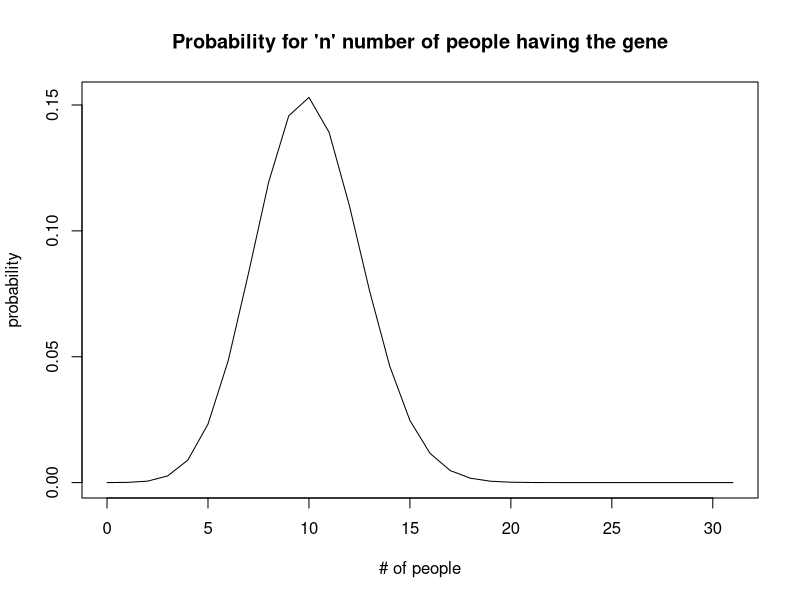
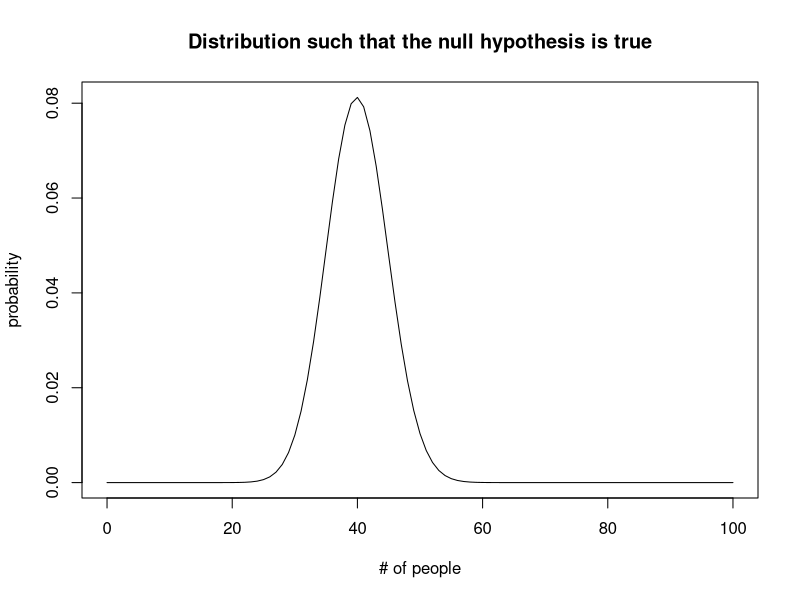
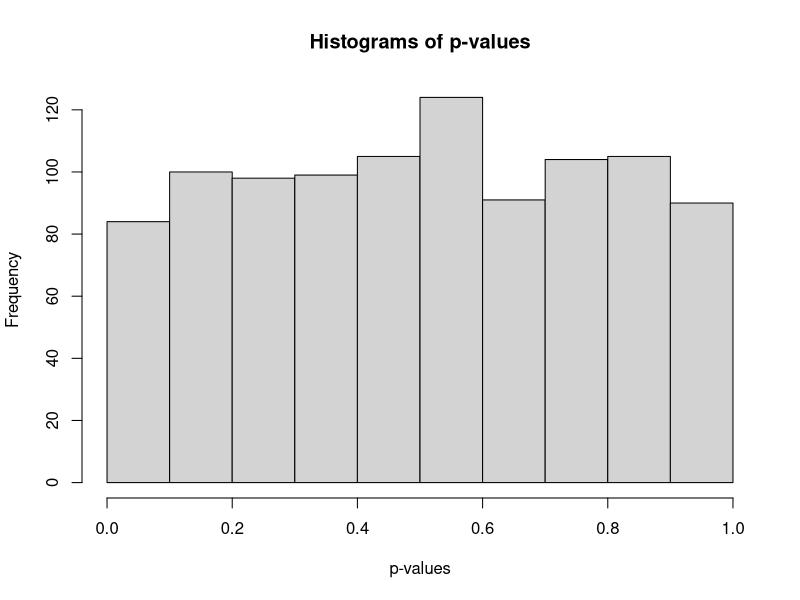
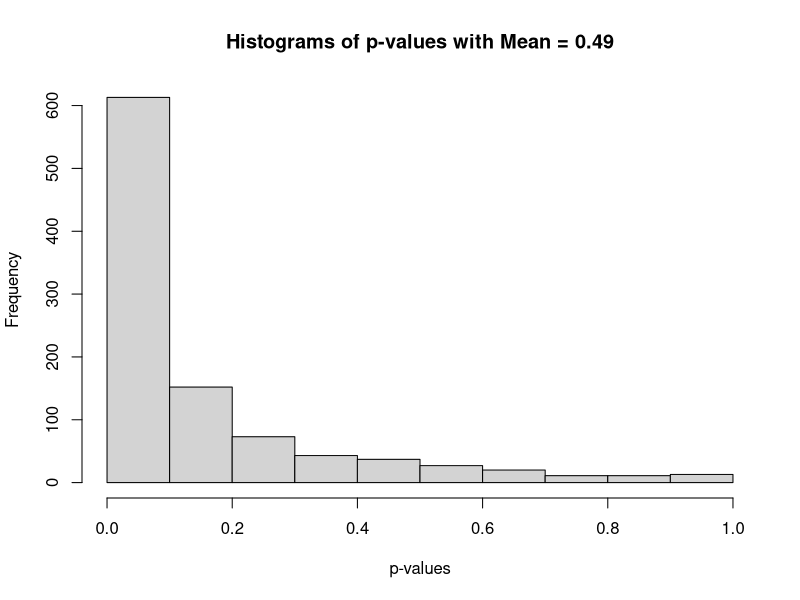
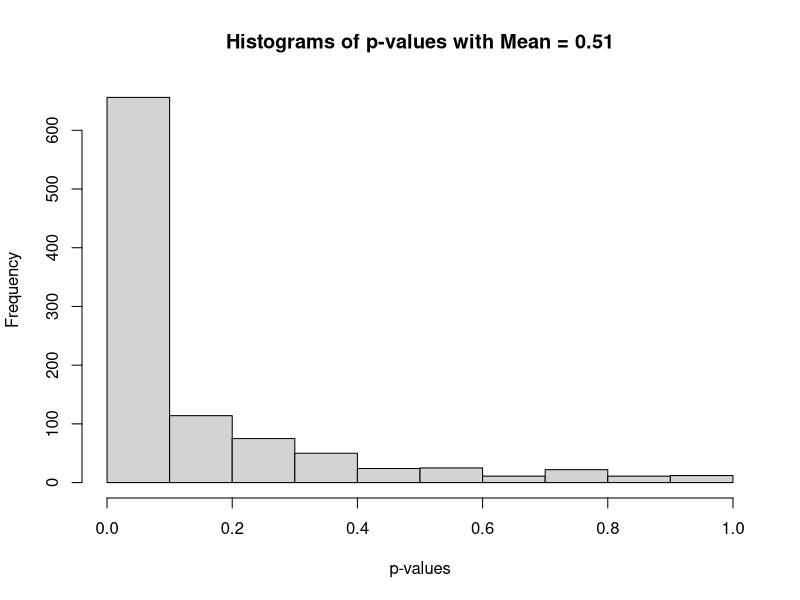

Generate these figures, in order, with R:
## ---- chunk 1
dbinom(12, 30, 1/3)
## ---- chunk 2
people <- seq(0,31,1)
dist <- dbinom(people, 30, 1/3)
plot(people, dist, type = "l", xlab = "# of people", ylab = "probability", main = "Probability for 'n' number of people having the gene")
## ---- chunk 3
geneMean <- 30*(1/3)
geneMean

geneVar <- 30*(1/3)*(2/3)
geneVar
## ---- chunk 4
#the null hypthesis is that the survial rate is = 0.4
people <- seq(0,100,1)
dist <- dbinom(people, 100, 0.4)
plot(people, dist, type = "l", xlab = "# of people", ylab = "probability", main = "Distribution such that the null hypothesis is true")
## ---- chunk 5
binom.test(53, 100, p = 0.4, alternative = "two.sided")
## ---- chunk 6
binom.test(53, 100, p = 0.4, alternative = "greater")

pbinom(52, 100, 0.4, lower.tail = FALSE)
sum(dbinom(53:100, 100, 0.4))
## ---- chunk 7
myVals <- rbinom(1000, 10000, 0.5)
myVals
## ---- chunk 8
mean(myVals)
var(myVals)

exMean <- 10000*0.5
exMean

exVar <- 10000*0.5*0.5
exVar
## ---- chunk 9
myPVals <- vector(length=length(myVals), mode = "double")

for(i in 1:length(myVals))
{
  myPVals[i] <- binom.test(myVals[i], 10000, alternative = "two.sided")$p.value
}

myPVals
## ---- chunk 10
hist(myPVals, xlab = "p-values", main = "Histograms of p-values")

#The resulting histrogram resembles a uniform distribution which is to be expected becuase if the null hypothesis of the experiement is true than the resulting p-values will resemble a uniform distribution
## ---- chunk 11
myPValsD_0.49 <- vector(length=length(myVals), mode = "double")

for(i in 1:length(myVals))
{
  myPValsD_0.49[i] <- binom.test(myVals[i], 10000, p = 0.49, alternative = "two.sided")$p.value
}

myPValsD_0.49
## ---- chunk 12
hist(myPValsD_0.49, xlab = "p-values", main = "Histograms of p-values with Mean = 0.49")

#We don't see a uniform distribution becuase the null hypothesis is not true, because we generated the data under a different expected value, therefor the resulting p-value are mainly small (same for 0.51)
## ---- chunk 13
myPValsD_0.51 <- vector(length=length(myVals), mode = "double")

for(i in 1:length(myVals))
{
  myPValsD_0.51[i] <- binom.test(myVals[i], 10000, p = 0.51, alternative = "two.sided")$p.value
}

myPValsD_0.51
## ---- chunk 14
hist(myPValsD_0.51, xlab = "p-values", main = "Histograms of p-values with Mean = 0.51")

#same as above in 0.49 expected value
